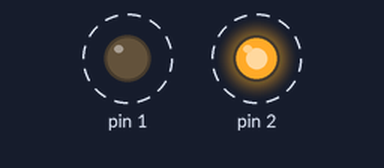
A sketch run on a simulated Arduino Uno, built with avr-gcc and run on an emulated ATmega328P. Parts: output pins drawn as LEDs (lit = HIGH). Dashed ring = blinking.

Above: at 0.4 s.
Timing chart, 0 to 3.0 s (numbered marks = the images above):
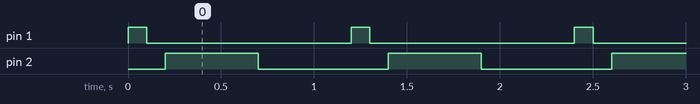

Measured:
- by itself, pin 1: alternates HIGH for 0.10 s and LOW for 1.1 s
- by itself, pin 2: alternates HIGH for 0.50 s and LOW for 0.70 s
- by itself, everything shown: repeats every 1.2 s, in 4 steps

The sketch:

shiny_fulffy_waasa1__1_.ino
```cpp
// C++ code
//
void setup()
{
  pinMode(1, OUTPUT);
  pinMode(2,OUTPUT);
}

void loop()
{
  digitalWrite(1, HIGH);
  delay(100); // Wait for 1000 millisecond(s)
  digitalWrite(1, LOW);
  delay(100); // Wait for 1000 millisecond(s)
  digitalWrite(2,HIGH);
  delay(500);//wait for 500 millisecond (s)
  digitalWrite(2,LOW);
  delay(500);//wait for 500 millisecond (s)
}
```
